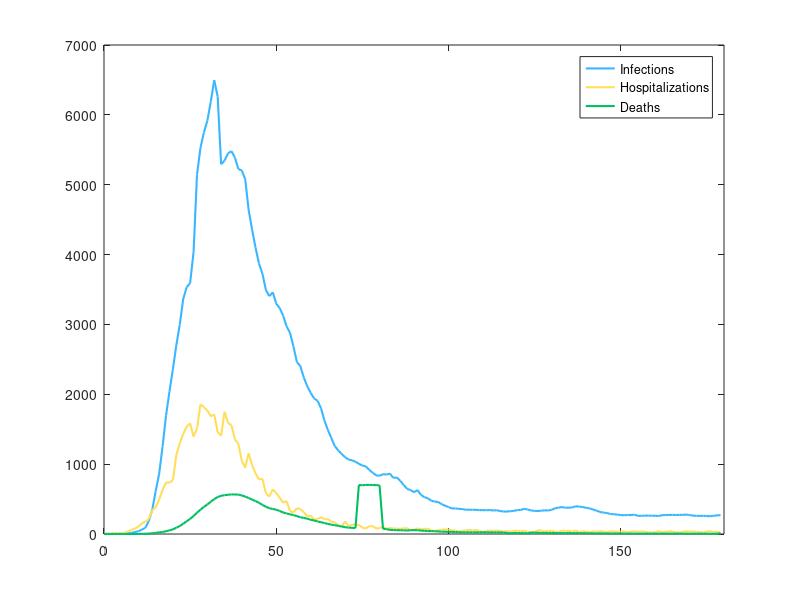

Here is the MATLAB script that generated this plot: (Note: this script raises an error after producing the figure.)
% this code accompanies the SIR w/ Hospitalization + Death coupled group behavior
% model; the study focuses on the COVID outbreak across New York City from
% March 2nd 2020 (day_0) to Aug 27th (?) 2020 (day_179).

clear; close all;
colors = 1/255 * [56 182 255; 255 222 89; 0 191 99; 0 98 155; 189 151 0; 0 105 54; 255 49 49; 115 115 115];

%% data (post processing)

load('COVID_data_NYC_2020.mat', 'I_tot_NYC_daily_avg', 'D_tot_NYC_daily_avg', 'I_tot_NYC_daily', 'D_tot_NYC_daily', 'Dates');

hosp_cases = [1	2 7	2 14 8	8 18 37	60	78	106	152	177	210	338	385	494	631	738	734	773	1131 1301	1434	1535	1585	1394	1509	1858	1816	1768	1684	1712	1460	1406	1750	1590	1559	1353	1293	1048	951	1156	984	866	782	790	584	536	641	587	519	448	474	327	307	370	356	313	254	263	208	216	241	213	213	176	166	123	105	180	113	130	142	128	91	80	111	114	80	83	102	74	86	79	76	75	79	84	54	60	81	64	73	75	53	42	54	60	65	65	49	52	35	47	52	61	49	56	45	25	44	48	44	52	43	33	43	32	47	45	39	45	30	30	29	54	47	34	46	45	34	26	49	43	44	34	50	26	38	38	24	40	33	40	35	25	38	38	30	37	34	27	33	40	32	38	34	23	21	26	41	25	31	39	38	23	21	33	39	35	37	31	27	23	36	40	28	31	22	22	20	42	21	29	18	31	22	31	19	26	31	25	32	11	17	32	29	46	34	37	21	24	29	34	38	42	46	26	37	38	50	51	41	49	25	44	55	48	46	47	55	38	49	52	50	58	74	48	35	40	69	74	52	53	60	47	44	56	46	45	59	60	48	55	64	75	69	85	64	60	65	80	89	99	80	92	101	92	127	102	120	132	135	119	116	150	131	141	156	158	127	163	188	200	176	218	182	178	173	222	220	278	246	244	209	227	266	238	214	231	274	239	246	331	287	303	276	267	264	241	356	324	316	287];
timespan = 0:1:length(I_tot_NYC_daily_avg)-1; % days from 3/1 - 12/31/20; Mar 1 := Day 0, Dec 31 := Day 305

data_mat = [timespan; I_tot_NYC_daily_avg; hosp_cases; D_tot_NYC_daily_avg];
data_mat = data_mat(:,2:181);
data_mat(1,:) = data_mat(1,:)-1;
timespan = data_mat(1,:);

%% data visual

figure(1)
plot(data_mat(1,:), data_mat(2,:),'LineWidth',1.5,'Color',colors(1,:))
hold on
plot(data_mat(1,:),data_mat(3,:),'LineWidth',1.5,'Color',colors(2,:))
plot(data_mat(1,:),data_mat(4,:),'LineWidth',1.5,'Color',colors(3,:))
legend('Infections','Hospitalizations','Deaths')
xlim([0 180])

%% define params + states

prop_hosp_1 = sum(data_mat(3,:))/sum(data_mat(2,:)); % percent of infected people hospitalized

% parameter order:
% z := [(1) pi, (2) alpha, (3) r, (4) sigma, (5) p, (6) gamma, (7) delta,
% (8) xi, (9) psi_12^max, (10) psi_21^max, (11) a_1, (12) a_2, (13) beta]
z = [1/180, 0.05, prop_hosp_1, 0.15, 0.95, 0.1, 0.41, 0.05, 5, 5, 5e2, 5e2, 0.4];

% state order:
% y := [(1) S_1, (2) I_1, (3) R_1, (4) S_2, (5) I_2, (6) R_2, (7) H, (8) D];
y0 = [z(8)*8.8e6 z(8)*data_mat(2,1) 0 (1-z(8))*8.8e6 (1-z(8))*data_mat(2,1) 0 data_mat(3,1) data_mat(4,1)]; % assuming 5% of people comply before mandates introduced on march 12
N_0 = sum(y0);

% solve ode using MATLAB solver
[t,y] = ode15s(@(t,y) odesystem(t,y,z),timespan,y0);
% 
%% plot ode_sols

figure(2)
plot(t,y(:,1),'LineWidth',2.0,'Color',colors(1,:))
hold on
plot(t,y(:,2),'LineWidth',2.0,'Color',colors(2,:))
plot(t,y(:,3),'LineWidth',2.0,'Color',colors(3,:))
legend('S_1','I_1','R_1','Location','northeast')
xlabel('Time (days)')
ylabel('# of Individuals')
xlim([0 180])
hold off

figure(3)
plot(t,y(:,4),'LineWidth',2.0,'Color',colors(4,:))
hold on
plot(t,y(:,5),'LineWidth',2.0,'Color',colors(5,:))
plot(t,y(:,6),'LineWidth',2.0,'Color',colors(6,:))
legend('S_2','I_2','R_2','Location','east')
xlabel('Time (days)')
ylabel('# of Individuals')
xlim([0 180])
hold off

figure(4)
plot(t,y(:,7),'LineWidth',2.0,'Color',colors(7,:))
hold on
plot(t,y(:,8),'LineWidth',2.0,'Color',colors(8,:))
legend('H','D','Location','east')
xlabel('Time (days)')
ylabel('# of Individuals')
xlim([0 180])
hold off

%% data fitting

% parameter order:
% z := [(1) pi, (2) alpha, (3) r, (4) sigma, (5) p, (6) gamma, (7) delta,
% (8) xi, (9) psi_12^max, (10) psi_21^max, (11) a_1, (12) a_2, (13) beta]

lb = z;
ub = z;

lb(9:13) = [0,              0,         0,        0, 0];
ub(9:13) = [1e-2*N_0, 1e-2*N_0, 5e-1*N_0, 5e-1*N_0, 100];

%fitting only to infection case data:
data = data_mat(2,:);

omega = 1e2; nu=1;
[z(9), z(10), z(11), z(12), z(13)] = group_multistart(data,y0,timespan,lb,ub,omega,nu)
